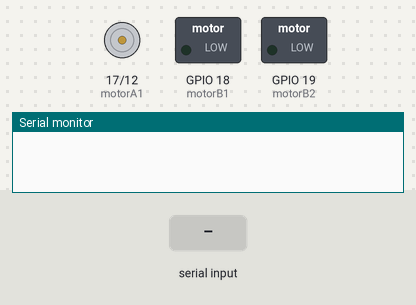
Recording of a sketch running on a simulated ESP32. On the bench: motor-driver pin pairs drawn as motors (green arrow = first pin HIGH = forward, orange = second pin HIGH = backward, longer = more drive), switched loads named in the sketch (green lamp = pin HIGH), the last lines printed to the serial monitor. The inputs (shaded band) are chosen by the test bench.

Above: at 1.2 s.
1.3 s: "A" received over Serial
At 2.5 s:
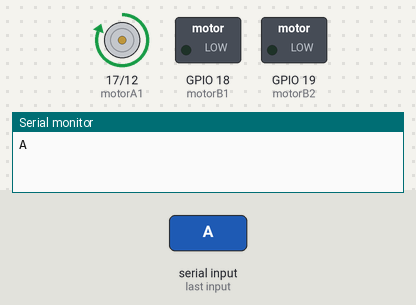
2.8 s: "B" received over Serial
At 3.6 s:
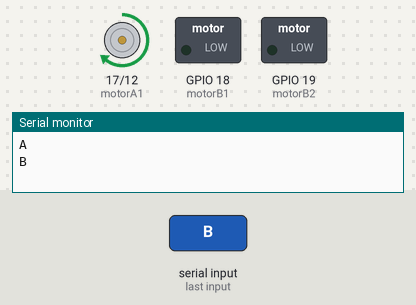
4.3 s: "A" received over Serial
At 4.8 s:
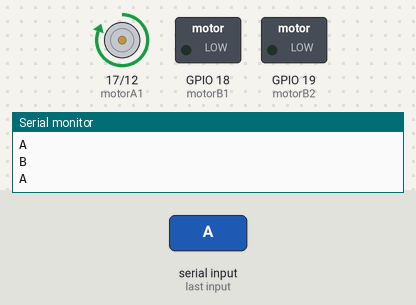
5.8 s: "S" received over Serial
At 7.1 s:
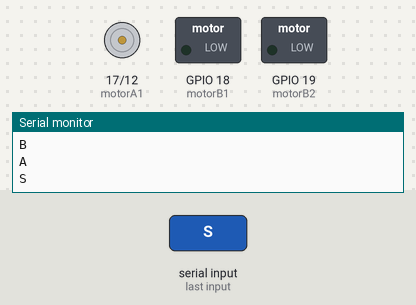
Timing chart, 0 to 8.3 s (numbered marks = the images above; inputs shaded):
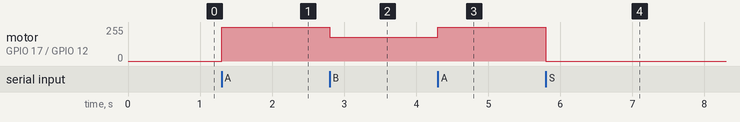

Measured:
- after the input at 1.3 s, motor on GPIO 17 (motorA1) / GPIO 12 (motorA2): stopped → forward 255/255 at once
- after the input at 2.8 s, motor on GPIO 17 (motorA1) / GPIO 12 (motorA2): forward 255/255 → forward 179/255 at once
- after the input at 4.3 s, motor on GPIO 17 (motorA1) / GPIO 12 (motorA2): forward 179/255 → forward 255/255 at once
- after the input at 5.8 s, motor on GPIO 17 (motorA1) / GPIO 12 (motorA2): forward 255/255 → stopped at once

The sketch:

kawalspeesDCmotor_01.ino
```cpp
#define motorA1  17
#define motorA2  12
#define motorB1  18
#define motorB2  19

// Setting PWM properties
const int freq = 5000;
const int pwmChannel = 0;
const int resolution = 8;
int dutyCycle = 255;


char dat;

void setup() {
  //-------------declare kaki dahulu-----------------//
  pinMode(motorA1, OUTPUT);
  pinMode(motorA2, OUTPUT);
  pinMode(motorB1, OUTPUT);
  pinMode(motorB2, OUTPUT);
  //-------------------buka ledc punya channel-----//
  ledcSetup(3, 5000, 8); // channel number(0-15), frequensi 5000 hz PWM, 8-bit
  ledcSetup(4, 5000, 8); // 5000 hz PWM, 8-bit resolution

  //--------setting channet bagi setiap nilai PWM------------//
  ledcAttachPin(motorA1, 3);
  ledcAttachPin(motorA2, 4);

  Serial.begin(115200);

}

void loop() {

  if(Serial.available()> 0){
    dat = Serial.read();
    Serial.println(dat);}

  if (dat=='A'){
  ledcWrite(3, 255);//ledcWrite untuk jalankan pwm (nilai 3 tu adalah nomber channel
  ledcWrite(4, 0);
  }

if (dat=='B'){
  ledcWrite(3, 180);//ledcWrite untuk jalankan pwm (nilai 3 tu adalah nomber channel
  ledcWrite(4, 0);
  }

  if (dat=='S'){
  ledcWrite(3, 0);//ledcWrite untuk jalankan pwm (nilai 3 tu adalah nomber channel
  ledcWrite(4, 0);
  }
}
```
